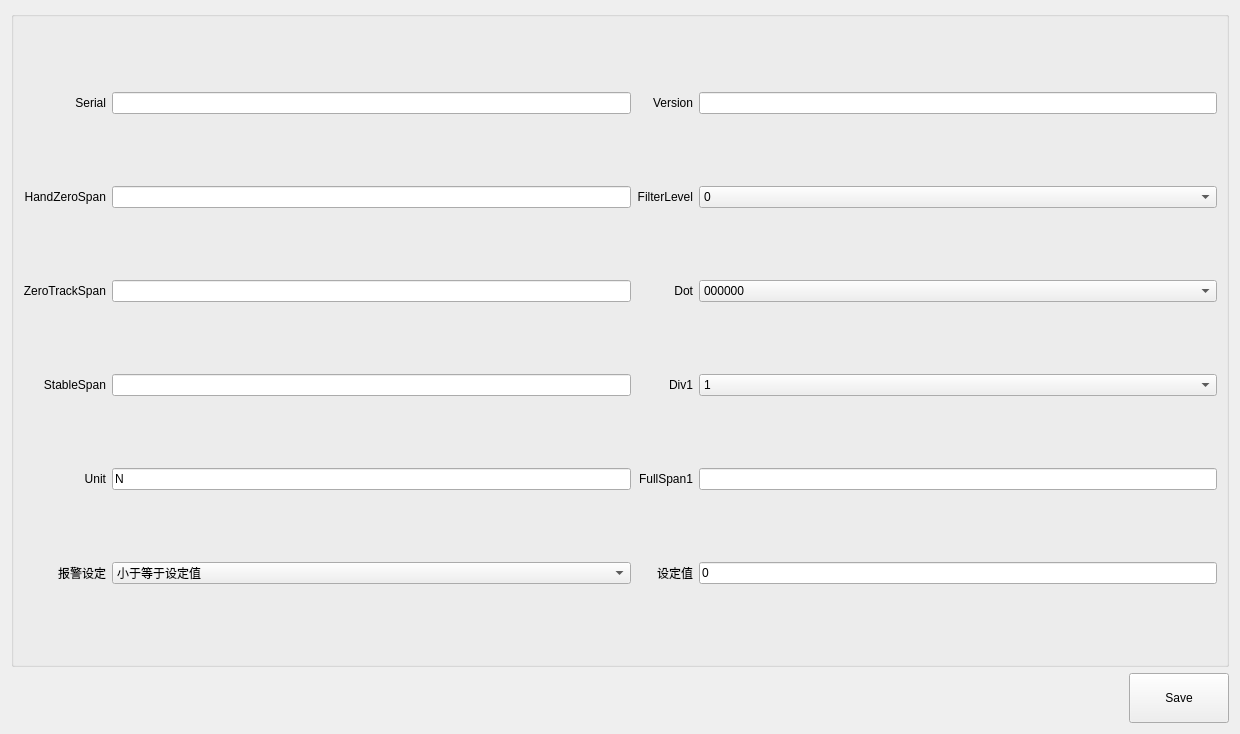
<?xml version="1.0" encoding="UTF-8"?>
<ui version="4.0">
 <class>ParamWidget</class>
 <widget class="QWidget" name="ParamWidget">
  <property name="geometry">
   <rect>
    <x>0</x>
    <y>0</y>
    <width>1240</width>
    <height>734</height>
   </rect>
  </property>
  <property name="windowTitle">
   <string>Form</string>
  </property>
  <layout class="QVBoxLayout" name="verticalLayout">
   <item>
    <widget class="QGroupBox" name="grpParas">
     <property name="sizePolicy">
      <sizepolicy hsizetype="Preferred" vsizetype="Expanding">
       <horstretch>0</horstretch>
       <verstretch>0</verstretch>
      </sizepolicy>
     </property>
     <property name="title">
      <string/>
     </property>
     <layout class="QGridLayout" name="gridLayout_2">
      <item row="2" column="4">
       <widget class="QLineEdit" name="edtHandZeroSpan"/>
      </item>
      <item row="3" column="0">
       <widget class="QLabel" name="label_4">
        <property name="sizePolicy">
         <sizepolicy hsizetype="Preferred" vsizetype="Fixed">
          <horstretch>0</horstretch>
          <verstretch>0</verstretch>
         </sizepolicy>
        </property>
        <property name="text">
         <string>ZeroTrackSpan</string>
        </property>
        <property name="alignment">
         <set>Qt::AlignRight|Qt::AlignTrailing|Qt::AlignVCenter</set>
        </property>
       </widget>
      </item>
      <item row="4" column="0">
       <widget class="QLabel" name="label_10">
        <property name="sizePolicy">
         <sizepolicy hsizetype="Preferred" vsizetype="Fixed">
          <horstretch>0</horstretch>
          <verstretch>0</verstretch>
         </sizepolicy>
        </property>
        <property name="text">
         <string>StableSpan</string>
        </property>
        <property name="alignment">
         <set>Qt::AlignRight|Qt::AlignTrailing|Qt::AlignVCenter</set>
        </property>
       </widget>
      </item>
      <item row="2" column="0">
       <widget class="QLabel" name="label_3">
        <property name="sizePolicy">
         <sizepolicy hsizetype="Preferred" vsizetype="Fixed">
          <horstretch>0</horstretch>
          <verstretch>0</verstretch>
         </sizepolicy>
        </property>
        <property name="text">
         <string>HandZeroSpan</string>
        </property>
        <property name="alignment">
         <set>Qt::AlignRight|Qt::AlignTrailing|Qt::AlignVCenter</set>
        </property>
       </widget>
      </item>
      <item row="4" column="4">
       <widget class="QLineEdit" name="edtStableSpan"/>
      </item>
      <item row="3" column="4">
       <widget class="QLineEdit" name="edtZeroSpan"/>
      </item>
      <item row="1" column="7">
       <widget class="QLineEdit" name="edtVersion">
        <property name="readOnly">
         <bool>true</bool>
        </property>
       </widget>
      </item>
      <item row="1" column="0">
       <widget class="QLabel" name="label_15">
        <property name="text">
         <string>Serial</string>
        </property>
        <property name="alignment">
         <set>Qt::AlignRight|Qt::AlignTrailing|Qt::AlignVCenter</set>
        </property>
       </widget>
      </item>
      <item row="5" column="7">
       <widget class="QLineEdit" name="edtFullHigh"/>
      </item>
      <item row="1" column="4">
       <widget class="QLineEdit" name="edtSerial">
        <property name="readOnly">
         <bool>true</bool>
        </property>
       </widget>
      </item>
      <item row="1" column="6">
       <widget class="QLabel" name="label_16">
        <property name="sizePolicy">
         <sizepolicy hsizetype="Preferred" vsizetype="Fixed">
          <horstretch>0</horstretch>
          <verstretch>0</verstretch>
         </sizepolicy>
        </property>
        <property name="text">
         <string>Version</string>
        </property>
        <property name="alignment">
         <set>Qt::AlignRight|Qt::AlignTrailing|Qt::AlignVCenter</set>
        </property>
       </widget>
      </item>
      <item row="4" column="6">
       <widget class="QLabel" name="label_8">
        <property name="sizePolicy">
         <sizepolicy hsizetype="Preferred" vsizetype="Fixed">
          <horstretch>0</horstretch>
          <verstretch>0</verstretch>
         </sizepolicy>
        </property>
        <property name="text">
         <string>Div1</string>
        </property>
        <property name="alignment">
         <set>Qt::AlignRight|Qt::AlignTrailing|Qt::AlignVCenter</set>
        </property>
       </widget>
      </item>
      <item row="3" column="6">
       <widget class="QLabel" name="label_6">
        <property name="sizePolicy">
         <sizepolicy hsizetype="Preferred" vsizetype="Fixed">
          <horstretch>0</horstretch>
          <verstretch>0</verstretch>
         </sizepolicy>
        </property>
        <property name="text">
         <string>Dot</string>
        </property>
        <property name="alignment">
         <set>Qt::AlignRight|Qt::AlignTrailing|Qt::AlignVCenter</set>
        </property>
       </widget>
      </item>
      <item row="5" column="6">
       <widget class="QLabel" name="label_5">
        <property name="sizePolicy">
         <sizepolicy hsizetype="Preferred" vsizetype="Fixed">
          <horstretch>0</horstretch>
          <verstretch>0</verstretch>
         </sizepolicy>
        </property>
        <property name="text">
         <string>FullSpan1</string>
        </property>
        <property name="alignment">
         <set>Qt::AlignRight|Qt::AlignTrailing|Qt::AlignVCenter</set>
        </property>
       </widget>
      </item>
      <item row="2" column="6">
       <widget class="QLabel" name="label_11">
        <property name="sizePolicy">
         <sizepolicy hsizetype="Preferred" vsizetype="Fixed">
          <horstretch>0</horstretch>
          <verstretch>0</verstretch>
         </sizepolicy>
        </property>
        <property name="text">
         <string>FilterLevel</string>
        </property>
        <property name="alignment">
         <set>Qt::AlignRight|Qt::AlignTrailing|Qt::AlignVCenter</set>
        </property>
       </widget>
      </item>
      <item row="3" column="7">
       <widget class="QComboBox" name="cbxDot">
        <property name="enabled">
         <bool>true</bool>
        </property>
        <item>
         <property name="text">
          <string>000000</string>
         </property>
        </item>
        <item>
         <property name="text">
          <string>00000.0</string>
         </property>
        </item>
        <item>
         <property name="text">
          <string>0000.00</string>
         </property>
        </item>
        <item>
         <property name="text">
          <string>000.000</string>
         </property>
        </item>
        <item>
         <property name="text">
          <string>00.0000</string>
         </property>
        </item>
       </widget>
      </item>
      <item row="2" column="7">
       <widget class="QComboBox" name="cbxFilterLvl">
        <item>
         <property name="text">
          <string>0</string>
         </property>
        </item>
        <item>
         <property name="text">
          <string>1</string>
         </property>
        </item>
        <item>
         <property name="text">
          <string>2</string>
         </property>
        </item>
        <item>
         <property name="text">
          <string>3</string>
         </property>
        </item>
        <item>
         <property name="text">
          <string>4</string>
         </property>
        </item>
        <item>
         <property name="text">
          <string>5</string>
         </property>
        </item>
       </widget>
      </item>
      <item row="4" column="7">
       <widget class="QComboBox" name="cbxDivHigh">
        <item>
         <property name="text">
          <string>1</string>
         </property>
        </item>
        <item>
         <property name="text">
          <string>2</string>
         </property>
        </item>
        <item>
         <property name="text">
          <string>5</string>
         </property>
        </item>
        <item>
         <property name="text">
          <string>10</string>
         </property>
        </item>
        <item>
         <property name="text">
          <string>20</string>
         </property>
        </item>
        <item>
         <property name="text">
          <string>50</string>
         </property>
        </item>
        <item>
         <property name="text">
          <string>100</string>
         </property>
        </item>
       </widget>
      </item>
      <item row="5" column="4">
       <widget class="QLineEdit" name="edtUnit">
        <property name="enabled">
         <bool>true</bool>
        </property>
        <property name="text">
         <string>N</string>
        </property>
       </widget>
      </item>
      <item row="6" column="4">
       <widget class="QComboBox" name="cbxAlarmSetting">
        <item>
         <property name="text">
          <string>小于等于设定值</string>
         </property>
        </item>
        <item>
         <property name="text">
          <string>大于设定值</string>
         </property>
        </item>
       </widget>
      </item>
      <item row="6" column="0">
       <widget class="QLabel" name="label_2">
        <property name="text">
         <string>报警设定</string>
        </property>
        <property name="alignment">
         <set>Qt::AlignRight|Qt::AlignTrailing|Qt::AlignVCenter</set>
        </property>
       </widget>
      </item>
      <item row="6" column="6">
       <widget class="QLabel" name="label_7">
        <property name="text">
         <string>设定值</string>
        </property>
        <property name="alignment">
         <set>Qt::AlignRight|Qt::AlignTrailing|Qt::AlignVCenter</set>
        </property>
       </widget>
      </item>
      <item row="6" column="7">
       <widget class="QLineEdit" name="edtAlarmValue">
        <property name="text">
         <string>0</string>
        </property>
       </widget>
      </item>
      <item row="5" column="0">
       <widget class="QLabel" name="label_17">
        <property name="text">
         <string>Unit</string>
        </property>
        <property name="alignment">
         <set>Qt::AlignRight|Qt::AlignTrailing|Qt::AlignVCenter</set>
        </property>
       </widget>
      </item>
     </layout>
    </widget>
   </item>
   <item>
    <layout class="QHBoxLayout" name="horizontalLayout">
     <item>
      <spacer name="horizontalSpacer_2">
       <property name="orientation">
        <enum>Qt::Horizontal</enum>
       </property>
       <property name="sizeHint" stdset="0">
        <size>
         <width>158</width>
         <height>20</height>
        </size>
       </property>
      </spacer>
     </item>
     <item>
      <widget class="QPushButton" name="btnSave">
       <property name="minimumSize">
        <size>
         <width>100</width>
         <height>50</height>
        </size>
       </property>
       <property name="text">
        <string>Save</string>
       </property>
      </widget>
     </item>
    </layout>
   </item>
  </layout>
 </widget>
 <resources/>
 <connections/>
</ui>
